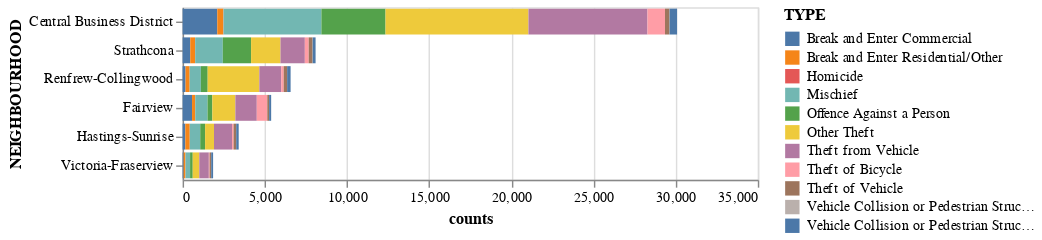

The notebook cell saved with this chart:
### Code cell
## Crime types by neighborhood

# Group the data by neighborhood and crime type, and count the number of crimes in each category
crime_types = df.groupby(['NEIGHBOURHOOD', 'TYPE']).size().reset_index(name='counts')

# Create a stacked bar chart showing the crime types by neighborhood
x = alt.Chart(crime_types).mark_bar().encode(
    x='counts',
    y=alt.Y('NEIGHBOURHOOD:N', sort='-x'),
    color='TYPE:N'
)
x

### Figure 1 — Vega-Lite specification as saved in the notebook (floating-point values rounded to 4 significant figures)
{"config": {"view": {"continuousWidth": 400, "continuousHeight": 300}}, "data": {"name": "data-f833e4c3e674adf3343166be590df25f"}, "mark": "bar", "encoding": {"color": {"type": "nominal", "field": "TYPE"}, "x": {"type": "quantitative", "field": "counts"}, "y": {"type": "nominal", "field": "NEIGHBOURHOOD", "sort": "-x"}}, "$schema": "https://vega.github.io/schema/vega-lite/v4.8.1.json", "datasets": {"data-f833e4c3e674adf3343166be590df25f": [{"NEIGHBOURHOOD": "Central Business District", "TYPE": "Break and Enter Commercial", "counts": 2108}, {"NEIGHBOURHOOD": "Central Business District", "TYPE": "Break and Enter Residential/Other", "counts": 365}, {"NEIGHBOURHOOD": "Central Business District", "TYPE": "Homicide", "counts": 15}, {"NEIGHBOURHOOD": "Central Business District", "TYPE": "Mischief", "counts": 5956}, {"NEIGHBOURHOOD": "Central Business District", "TYPE": "Offence Against a Person", "counts": 3902}, {"NEIGHBOURHOOD": "Central Business District", "TYPE": "Other Theft", "counts": 8697}, {"NEIGHBOURHOOD": "Central Business District", "TYPE": "Theft from Vehicle", "counts": 7242}, {"NEIGHBOURHOOD": "Central Business District", "TYPE": "Theft of Bicycle", "counts": 1066}, {"NEIGHBOURHOOD": "Central Business District", "TYPE": "Theft of Vehicle", "counts": 275}, {"NEIGHBOURHOOD": "Central Business District", "TYPE": "Vehicle Collision or Pedestrian Struck (with Fatality)", "counts": 7}, {"NEIGHBOURHOOD": "Central Business District", "TYPE": "Vehicle Collision or Pedestrian Struck (with Injury)", "counts": 453}, {"NEIGHBOURHOOD": "Fairview", "TYPE": "Break and Enter Commercial", "counts": 573}, {"NEIGHBOURHOOD": "Fairview", "TYPE": "Break and Enter Residential/Other", "counts": 195}, {"NEIGHBOURHOOD": "Fairview", "TYPE": "Mischief", "counts": 747}, {"NEIGHBOURHOOD": "Fairview", "TYPE": "Offence Against a Person", "counts": 292}, {"NEIGHBOURHOOD": "Fairview", "TYPE": "Other Theft", "counts": 1402}, {"NEIGHBOURHOOD": "Fairview", "TYPE": "Theft from Vehicle", "counts": 1303}, {"NEIGHBOURHOOD": "Fairview", "TYPE": "Theft of Bicycle", "counts": 639}, {"NEIGHBOURHOOD": "Fairview", "TYPE": "Theft of Vehicle", "counts": 111}, {"NEIGHBOURHOOD": "Fairview", "TYPE": "Vehicle Collision or Pedestrian Struck (with Fatality)", "counts": 1}, {"NEIGHBOURHOOD": "Fairview", "TYPE": "Vehicle Collision or Pedestrian Struck (with Injury)", "counts": 124}, {"NEIGHBOURHOOD": "Hastings-Sunrise", "TYPE": "Break and Enter Commercial", "counts": 163}, {"NEIGHBOURHOOD": "Hastings-Sunrise", "TYPE": "Break and Enter Residential/Other", "counts": 269}, {"NEIGHBOURHOOD": "Hastings-Sunrise", "TYPE": "Homicide", "counts": 3}, {"NEIGHBOURHOOD": "Hastings-Sunrise", "TYPE": "Mischief", "counts": 636}, {"NEIGHBOURHOOD": "Hastings-Sunrise", "TYPE": "Offence Against a Person", "counts": 297}, {"NEIGHBOURHOOD": "Hastings-Sunrise", "TYPE": "Other Theft", "counts": 542}, {"NEIGHBOURHOOD": "Hastings-Sunrise", "TYPE": "Theft from Vehicle", "counts": 1098}, {"NEIGHBOURHOOD": "Hastings-Sunrise", "TYPE": "Theft of Bicycle", "counts": 93}, {"NEIGHBOURHOOD": "Hastings-Sunrise", "TYPE": "Theft of Vehicle", "counts": 158}, {"NEIGHBOURHOOD": "Hastings-Sunrise", "TYPE": "Vehicle Collision or Pedestrian Struck (with Fatality)", "counts": 1}, {"NEIGHBOURHOOD": "Hastings-Sunrise", "TYPE": "Vehicle Collision or Pedestrian Struck (with Injury)", "counts": 151}, {"NEIGHBOURHOOD": "Renfrew-Collingwood", "TYPE": "Break and Enter Commercial", "counts": 177}, {"NEIGHBOURHOOD": "Renfrew-Collingwood", "TYPE": "Break and Enter Residential/Other", "counts": 250}, {"NEIGHBOURHOOD": "Renfrew-Collingwood", "TYPE": "Homicide", "counts": 1}, {"NEIGHBOURHOOD": "Renfrew-Collingwood", "TYPE": "Mischief", "counts": 682}, {"NEIGHBOURHOOD": "Renfrew-Collingwood", "TYPE": "Offence Against a Person", "counts": 414}, {"NEIGHBOURHOOD": "Renfrew-Collingwood", "TYPE": "Other Theft", "counts": 3143}, {"NEIGHBOURHOOD": "Renfrew-Collingwood", "TYPE": "Theft from Vehicle", "counts": 1334}, {"NEIGHBOURHOOD": "Renfrew-Collingwood", "TYPE": "Theft of Bicycle", "counts": 149}, {"NEIGHBOURHOOD": "Renfrew-Collingwood", "TYPE": "Theft of Vehicle", "counts": 207}, {"NEIGHBOURHOOD": "Renfrew-Collingwood", "TYPE": "Vehicle Collision or Pedestrian Struck (with Fatality)", "counts": 2}, {"NEIGHBOURHOOD": "Renfrew-Collingwood", "TYPE": "Vehicle Collision or Pedestrian Struck (with Injury)", "counts": 211}, {"NEIGHBOURHOOD": "Strathcona", "TYPE": "Break and Enter Commercial", "counts": 464}, {"NEIGHBOURHOOD": "Strathcona", "TYPE": "Break and Enter Residential/Other", "counts": 292}, {"NEIGHBOURHOOD": "Strathcona", "TYPE": "Homicide", "counts": 8}, {"NEIGHBOURHOOD": "Strathcona", "TYPE": "Mischief", "counts": 1680}, {"NEIGHBOURHOOD": "Strathcona", "TYPE": "Offence Against a Person", "counts": 1721}, {"NEIGHBOURHOOD": "Strathcona", "TYPE": "Other Theft", "counts": 1789}, {"NEIGHBOURHOOD": "Strathcona", "TYPE": "Theft from Vehicle", "counts": 1482}, {"NEIGHBOURHOOD": "Strathcona", "TYPE": "Theft of Bicycle", "counts": 236}, {"NEIGHBOURHOOD": "Strathcona", "TYPE": "Theft of Vehicle", "counts": 235}, {"NEIGHBOURHOOD": "Strathcona", "TYPE": "Vehicle Collision or Pedestrian Struck (with Fatality)", "counts": 8}, {"NEIGHBOURHOOD": "Strathcona", "TYPE": "Vehicle Collision or Pedestrian Struck (with Injury)", "counts": 175}, {"NEIGHBOURHOOD": "Victoria-Fraserview", "TYPE": "Break and Enter Commercial", "counts": 62}, {"NEIGHBOURHOOD": "Victoria-Fraserview", "TYPE": "Break and Enter Residential/Other", "counts": 111}, {"NEIGHBOURHOOD": "Victoria-Fraserview", "TYPE": "Homicide", "counts": 2}, {"NEIGHBOURHOOD": "Victoria-Fraserview", "TYPE": "Mischief", "counts": 279}, {"NEIGHBOURHOOD": "Victoria-Fraserview", "TYPE": "Offence Against a Person", "counts": 161}, {"NEIGHBOURHOOD": "Victoria-Fraserview", "TYPE": "Other Theft", "counts": 399}, {"NEIGHBOURHOOD": "Victoria-Fraserview", "TYPE": "Theft from Vehicle", "counts": 581}, {"NEIGHBOURHOOD": "Victoria-Fraserview", "TYPE": "Theft of Bicycle", "counts": 48}, {"NEIGHBOURHOOD": "Victoria-Fraserview", "TYPE": "Theft of Vehicle", "counts": 94}, {"NEIGHBOURHOOD": "Victoria-Fraserview", "TYPE": "Vehicle Collision or Pedestrian Struck (with Fatality)", "counts": 1}, {"NEIGHBOURHOOD": "Victoria-Fraserview", "TYPE": "Vehicle Collision or Pedestrian Struck (with Injury)", "counts": 116}]}}
